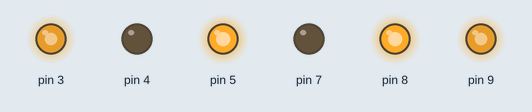
A sketch run on a simulated Arduino Uno, built with avr-gcc and run on an emulated ATmega328P. On the bench: output pins drawn as LEDs (lit = HIGH).

Above: at 0.05 s.
At 2.45 s:
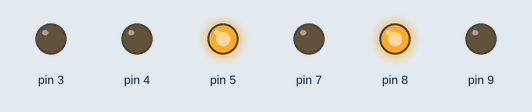
At 3.0 s:
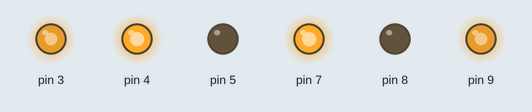
At 4.95 s:
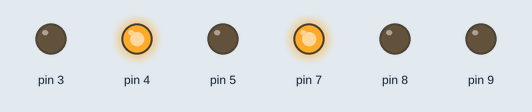
At 7.45 s:
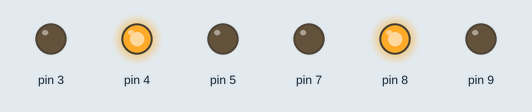
At 9.95 s:
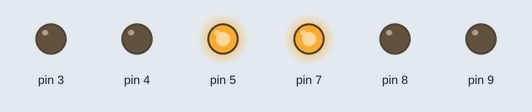
Timing chart, 0 to 13.0 s (numbered marks = the images above):
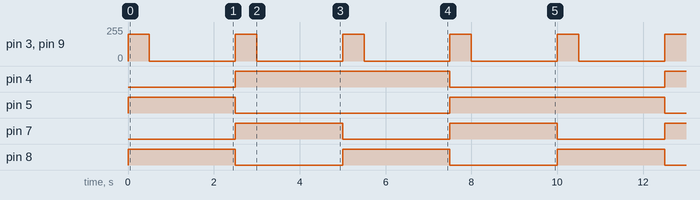

The sketch:

app.ino
```cpp
#include "car.h"
// #include "motor.h"


// Motor right(8, 7, 9);
// Motor left(5, 4, 3);
Car car(8, 7, 9, 5, 4, 3);

void setup() {

}

void loop() {

    // 전진
    car.forward();
    delay(500);

    // 정지
    car.stop();
    delay(2000);

    // 후진
    car.backward();
    delay(500);

    // 정지
    car.stop();
    delay(2000);

    // 좌회전
    car.turnleft();
    delay(500);

    // 정지
    car.stop();
    delay(2000);

    // 우회전
    car.turnright();
    delay(500);

    // 정지
    car.stop();
    delay(2000);

}
```

car.cpp
```cpp
#include "car.h"

Car::Car(int in1, int in2, int en1, int in3, int in4, int en2):
    right(in1, in2, en1), left(in3, in4, en2) {

    }

void Car::forward(int speed){
    right.forward(speed);
    left.forward(speed);
}

void Car::backward(int speed){
    right.backward(speed);
    left.backward(speed);
}

void Car::turnleft(int speed){  //r: forward, l: backward
    right.forward(speed);
    left.backward(speed);
}

void Car::turnright(int speed){ //r: backward, l: forward
    right.backward(speed);
    left.forward(speed);
}

void Car::setSpeed(int rightSpeed, int leftSpeed){
    right.setSpeed(rightSpeed);
    left.setSpeed(leftSpeed);
}

void Car::stop(){
    right.stop();
    left.stop();
}
```

car.h
```cpp
#pragma once

#include <Arduino.h>
#include "motor.h"

class Car {
protected:
    Motor right;
    Motor left;

public:
    Car(int in1, int in2, int en1, int in3, int in4, int en2);

    void forward(int speed=200);
    void backward(int speed=200);
    void turnleft(int speed=200);  //r: forward, l: backward
    void turnright(int speed=200); //r: backward, l: forward
    void setSpeed(int rightSpeed, int leftSpeed);
    void stop();
};
```

motor.cpp
```cpp
#include "motor.h"

Motor::Motor(int in1, int in2, int en) : in1(in1), in2(in2), en(en) {
    pinMode(in1, OUTPUT);
    pinMode(in2, OUTPUT);
    pinMode(en, OUTPUT);
}

void Motor::forward(int speed){  //전진
    digitalWrite(in1, HIGH);
    digitalWrite(in2, LOW);
    analogWrite(en, speed);
}

void Motor::backward(int speed){  //후진
    digitalWrite(in1, LOW);
    digitalWrite(in2, HIGH);
    analogWrite(en, speed);
}

void Motor::stop(){  //정지
    analogWrite(en, 0);
}

void Motor::setSpeed(int speed) {
    analogWrite(en, speed);
}
```

motor.h
```cpp
#pragma once

#include <Arduino.h>

class Motor {
protected:
    int in1; //전진
    int in2; //후진
    int en;  //속도, PWM

public:
    Motor(int in1, int in2, int en);

    void forward(int speed=200);  //전진
    void backward(int speed=200);  //후진
    void stop();  //정지
    void setSpeed(int speed);
};
```

Measured:
- by itself, pin 3, pin 9: alternates 200/255 for 0.50 s and 0/255 for 2.0 s
- by itself, pin 4: alternates HIGH for 5.0 s and LOW for 5.0 s
- by itself, pin 5: repeats every 10.0 s: LOW 5.0 s, HIGH 5.0 s
- by itself, pin 7, pin 8: alternates HIGH for 2.5 s and LOW for 2.5 s
